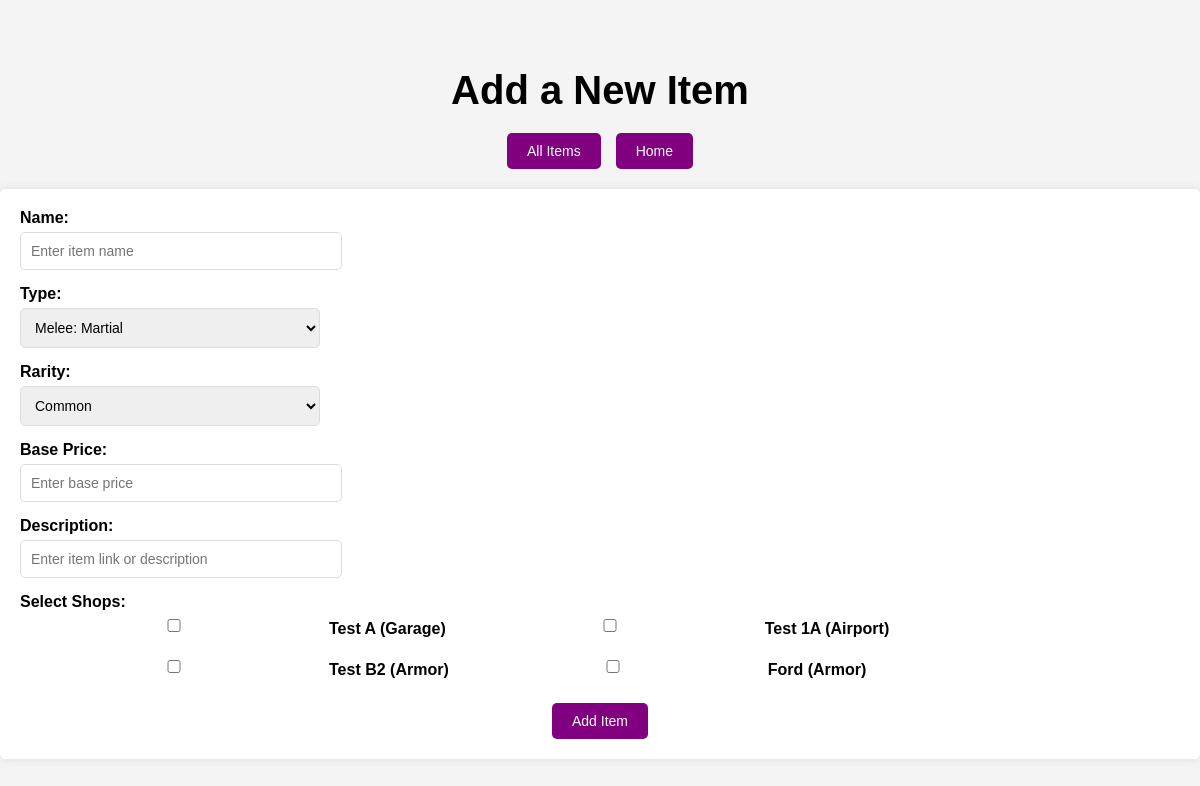
Before: /items/add_new_item with the older database file.
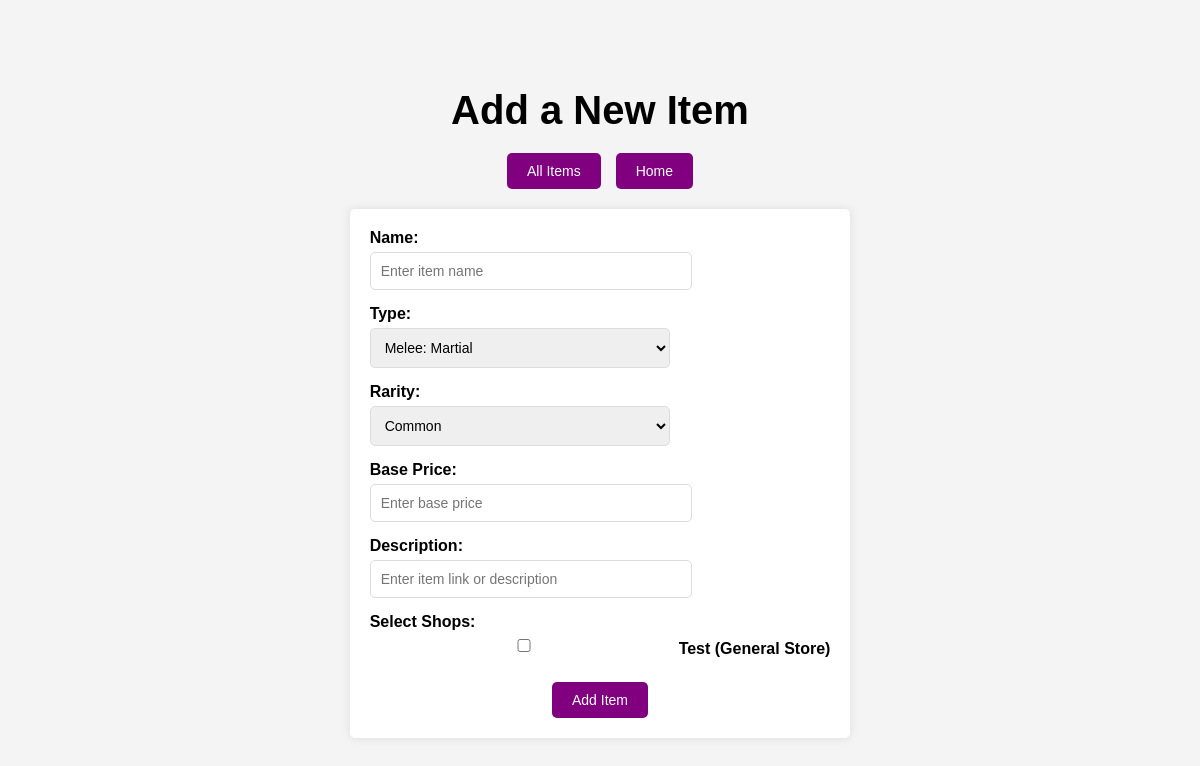
After: the same page with the newer database file.
### app/models.py (models this page shows, shortened)
class Shop(db.Model):
    __tablename__ = "shops"
    shop_id = db.Column(db.Integer, primary_key=True)
    type = db.Column(db.String(100), nullable=False)
    name = db.Column(db.String(100), nullable=False)
    cities = db.relationship("City", secondary=shop_cities, back_populates="shops")
    inventory = db.relationship(
        "ShopInventory",
        back_populates="shop",
        cascade="all, delete-orphan"
    )

### app/routes/item_routes.py (the view, shortened to what this page needs)
@item_bp.route("/add_new_item", methods=["GET", "POST"])
def add_new_item():
    shops = Shop.query.all()
    logger.debug(f"Fetched {len(shops)} shops for item linking.")
    return render_template("GM_add_item.html", shops=shops)

### app/templates/GM_add_item.html (shortened to what this page needs)
<!DOCTYPE html>
<html>
<head>
</head>
<body>
    <h1>Add a New Item</h1>
    <div class="button-container">
        <button class="button" onclick="window.location.href='{{ url_for('item.view_all_items') }}'">All Items</button>
		<button class="button" onclick="window.location.href='/'">Home</button>
    </div>
    <form method="POST">
        <label for="name">Name:</label>
        <input type="text" id="name" name="name" placeholder="Enter item name" required>
        <label for="type">Type:</label>
        <select id="type" name="type" required>
            <option value="Melee: Martial">Melee: Martial</option>
        </select>
        <label for="rarity">Rarity:</label>
        <select id="rarity" name="rarity" required>
            <option value="Common">Common</option>
        </select>
        <label for="base_price">Base Price:</label>
        <input type="number" id="base_price" name="base_price" placeholder="Enter base price" required>
        <label for="description">Description:</label>
        <input type="text" id="description" name="description" placeholder="Enter item link or description">
        <label>Select Shops:</label>
        <div class="shop-list">
            {% for shop in shops %}
            <div class="shop-item">
                <input type="checkbox" name="shop_ids[]" value="{{ shop.shop_id }}">
                <label>{{ shop.name }} ({{ shop.type }})</label>
            </div>
            {% endfor %}
        </div>
        <button type="submit">Add Item</button>
    </form>
</body>
</html>

Changed rows visible on the page:
removed Shop: name "Test A", type "Garage"
removed Shop: name "Test 1A", type "Airport"
removed Shop: name "Ford", type "Armor"
changed Shop: name "Test B2" → "Test"; type "Armor" → "General Store"
